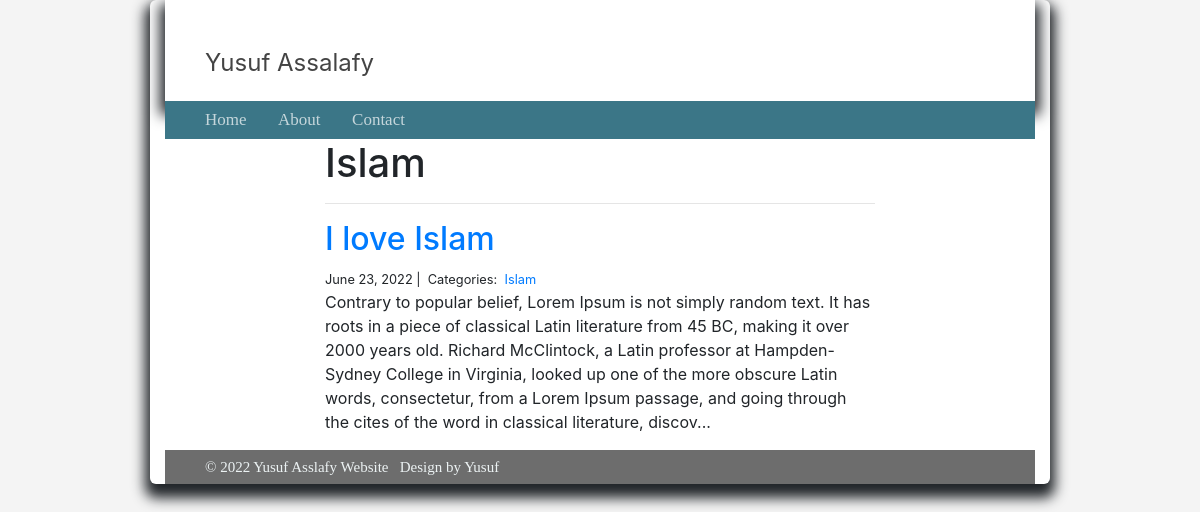
The page /blog/Islam/ on the database as committed earlier.
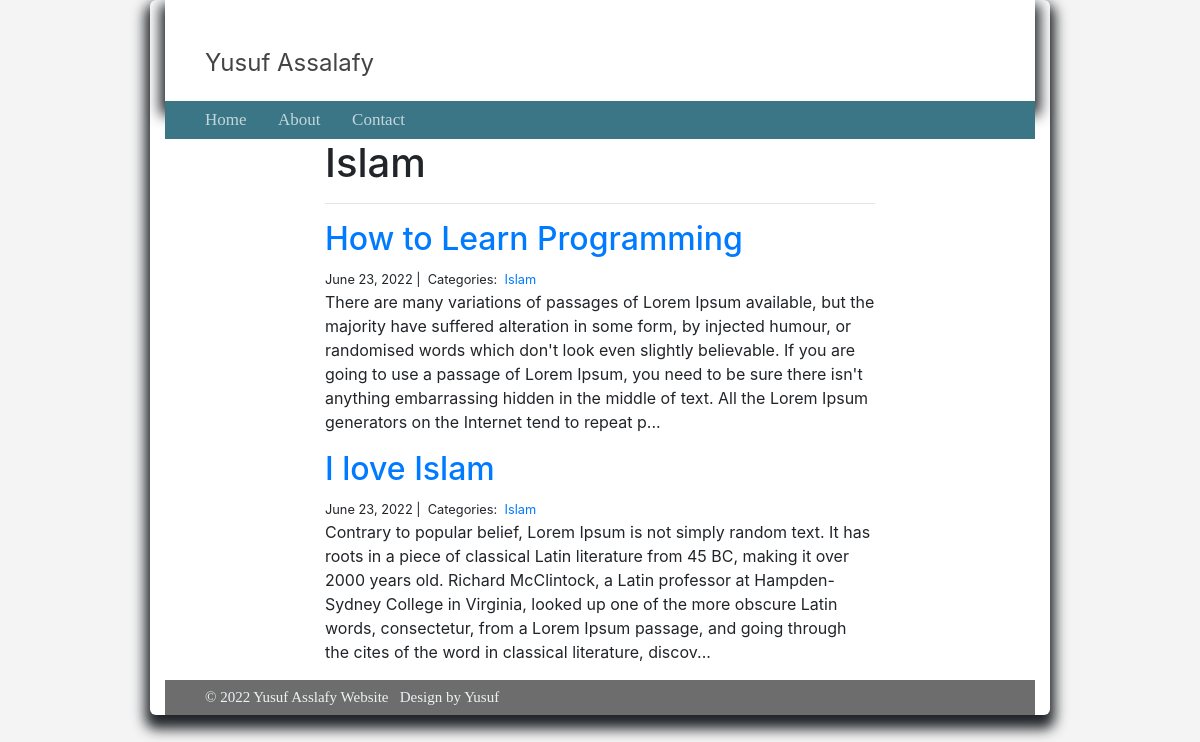
The same page on the database as committed later.
### blog/models.py (models this page shows)
class Category(models.Model):
    name = models.CharField(max_length=20)

class Post(models.Model):
    title = models.CharField(max_length=255)
    body = models.TextField()
    created_on = models.DateTimeField(auto_now_add=True)
    last_modified = models.DateTimeField(auto_now=True)
    categories = models.ManyToManyField('Category', related_name='posts')

### blog/views.py (the view)
# urls.py: path("<category>/", views.blog_category, name="blog_category")
def blog_category(request, category):
    posts = Post.objects.filter(
        categories__name__contains=category
    ).order_by(
        '-created_on'
    )
    context = {
        "category": category,
        "posts": posts
    }
    return render(request, "blog/blog_category.html", context)

### blog/templates/blog/blog_category.html
{% extends "blog/base.html" %}
{% block page_content %}
<div class="col-md-8 offset-md-2">
    <h1>{{ category | title }}</h1>
    <hr>
    {% for post in posts %}
        <h2><a href="{% url 'blog_detail' post.pk%}">{{ post.title }}</a></h2>
        <small>
            {{ post.created_on.date }} |&nbsp;
            Categories:&nbsp;
            {% for category in post.categories.all %}
            <a href="{% url 'blog_category' category.name %}">
                {{ category.name }}
            </a>&nbsp;
            {% endfor %}
        </small>
        <p>{{ post.body | slice:":400" }}...</p>
    {% endfor %}
</div>
{% endblock %}

### blog/templates/blog/base.html (shortened to what this page needs)
{% load static %}
<!DOCTYPE html>
<html>
<head>
    <link rel="stylesheet" href="https://stackpath.bootstrapcdn.com/bootstrap/4.3.1/css/bootstrap.min.css"
 />
    <link rel="stylesheet" href="https://use.fontawesome.com/releases/v5.7.2/css/all.css"
 />
      <link rel="stylesheet" href="{% static 'styles.css' %}">
    </head>
<body>
    <div class="container">
        <header class="header">
            <a class="link-title" href="">Yusuf Assalafy</a>
        </header>
        <div class="menu">
            <a href="/">Home</a> &nbsp; &nbsp; &nbsp;
            <a href="">About</a> &nbsp; &nbsp; &nbsp;
            <a href="">Contact</a>
        </div>
{% block page_content %}{% endblock %}
    <footer>
    &copy; 2022 Yusuf Asslafy Website &nbsp; Design by Yusuf
    </footer>
</div>
</body>
</html>

### blog/static/styles.css (style rules this page uses)
body { background: #f4f4f4; margin: 0; }
.container { width: 900px; margin: 0 auto; background: #fff; box-shadow: 0px 9px 13px 5px; border-radius: 6px; }
.header { padding: 45px 0 20px 40px; box-shadow: 0px 9px 13px 5px; }
.menu { background: #3b7687; padding: 6px 0 6px 40px; }
.menu a { color: #c5d6db; text-decoration: none; font-size: 17px; font-family: "Arrial Narrow"; }
footer { padding: 6px 40px 6px 40px; background: #6d6d6d; font-family: "Lucida Sans Unicode"; color: #ecf2f3;; font-size: 15px; text-align: left }
.link-title { text-decoration: none; font-size: 24px; color: #444444; }

Rows that differ between the two databases and show on the page:
added Post: title "How to Learn Programming", created_on "June 23, 2022", body "There are many variations of passages of Lorem Ipsum available, but the majority have suffered alteration in some form, by injected humour, or randomised words which don't look even slightly believable. If you are going to use a passage of Lorem Ipsum, you need to be sure there isn't anything embarrassing hidden in the middle of text. All the Lorem Ipsum generators on the Internet tend to repeat p", Category (name "Islam")
